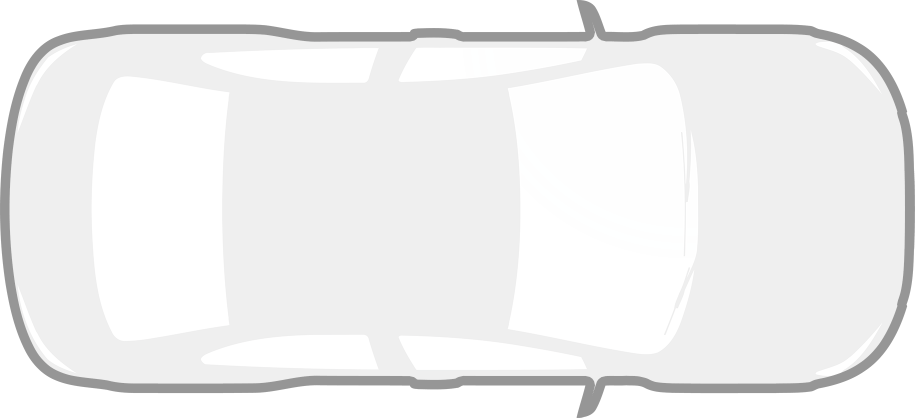
#> input picture IRM_data/image/gray.png, 1829 x 835 px (shown at 1/2 size)
$ python Fig3.py
#> lines starting #> are read from the running program, lines starting #| are printed output that depends on the picture
# -*- coding: utf-8 -*-
'''
-------------------------------------------------------------------------------------------------
This code accompanies the paper titled "Human injury-based safety decision of automated vehicles"
Author: Qingfan Wang, Qing Zhou, Miao Lin, Bingbing Nie
Corresponding author: Bingbing Nie (nbb@tsinghua.edu.cn)
-------------------------------------------------------------------------------------------------
'''


import cv2
import numpy as np
import matplotlib.pyplot as plt
import matplotlib.image as mpimg
from matplotlib.offsetbox import OffsetImage, AnnotationBbox
import seaborn as sns
import pandas as pd


def resize_rotate(image, angle, l_, w_):
    ''' resize and rotate the figure. '''

    image = cv2.resize(image, (image.shape[1], int(image.shape[0] / (3370 / 8651) * (w_ / l_))))

    # grab the dimensions of the image and then determine the center.
    (h, w) = image.shape[:2]
    (cX, cY) = (w // 2, h // 2)

    # grab the rotation matrix and the sine and cosine.
    M = cv2.getRotationMatrix2D((cX, cY), angle, 1.0)
    cos = np.abs(M[0, 0])
    sin = np.abs(M[0, 1])

    # compute the new bounding dimensions of the image.
    nW = int((h * sin) + (w * cos))
    nH = int((h * cos) + (w * sin))

    # adjust the rotation matrix to take into account translation.
    M[0, 2] += (nW / 2) - cX
    M[1, 2] += (nH / 2) - cY

    # perform the actual rotation and return the image.
    return cv2.warpAffine(image, M, (nW, nH), borderValue=(255, 255, 255))


def main():
    ''' Plot Fig3a. '''

    # Basic setup.
    fig, ax = plt.subplots(figsize=(4.5, 3.5))
    plt.axis('equal')
    plt.xlim((-8, 8))
    plt.ylim((-7 / 9 * 8 - 0.2, 7 / 9 * 8 - 0.2))
    plt.xticks([], [], family='Arial', fontsize=16)
    plt.yticks([], [], family='Arial', fontsize=16)
    plt.subplots_adjust(left=0.04, bottom=0.04, top=0.96, right=0.96)

    # four types of collision condition.
    front = [1, 3, 4, 5, 7, 15, 16, 23, 26, 31, 37, 40, 42, 44, 45, 46, 47, 49]
    left = [0, 13, 14, 30, 33, 34, 35, 36, 38]
    right = [2, 8, 9, 11, 12, 17, 18, 21, 22, 24, 27, 28, 29, 39, 41, 43]
    rear = [6, 10, 19, 20, 25, 32, 48]

    # Load data.
    img_ini_0 = mpimg.imread('../image/gray.png')
#> img_ini_0 is the input picture: shape (835, 1829, 4) float32; mean R, G, B, A 0.688, 0.688, 0.688, 0.179
    img_ini_1 = mpimg.imread('../image/blue.png')
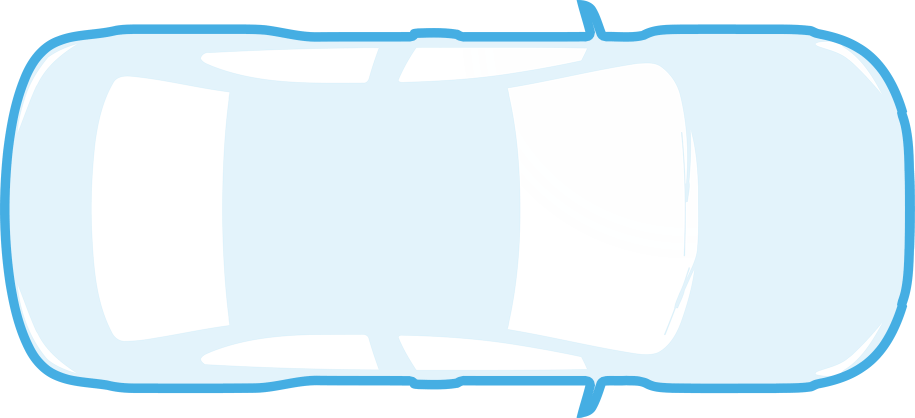
#> input picture IRM_data/image/blue.png, 1829 x 835 px (shown at 1/2 size)
#> img_ini_1 is the input picture: shape (835, 1829, 4) float32; mean R, G, B, A 0.461, 0.764, 0.914, 0.179
    img_ini_2 = mpimg.imread('../image/green.png')
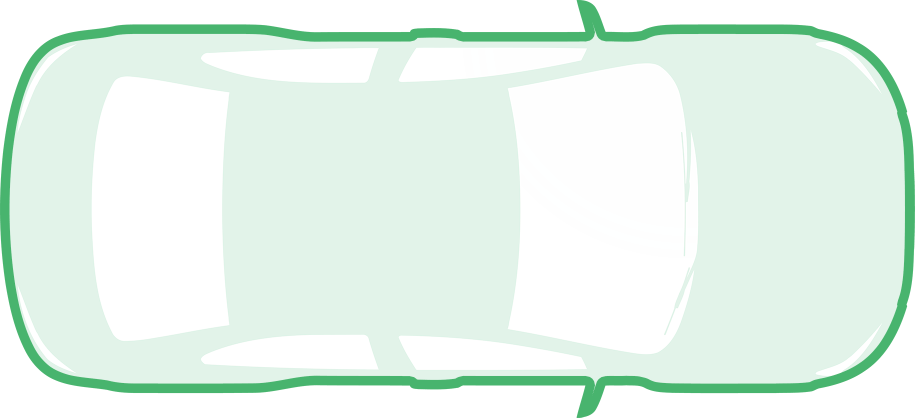
#> input picture IRM_data/image/green.png, 1829 x 835 px (shown at 1/2 size)
#> img_ini_2 is the input picture: shape (835, 1829, 4) float32; mean R, G, B, A 0.457, 0.78, 0.583, 0.179
    img_ini_3 = mpimg.imread('../image/orange.png')
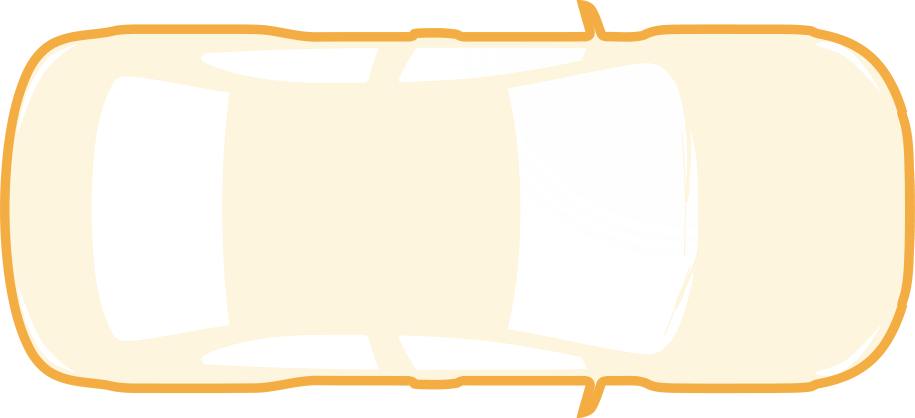
#> input picture IRM_data/image/orange.png, 1829 x 835 px (shown at 1/2 size)
#> img_ini_3 is the input picture: shape (835, 1829, 4) float32; mean R, G, B, A 0.974, 0.795, 0.384, 0.179
    img_ini_4 = mpimg.imread('../image/red.png')
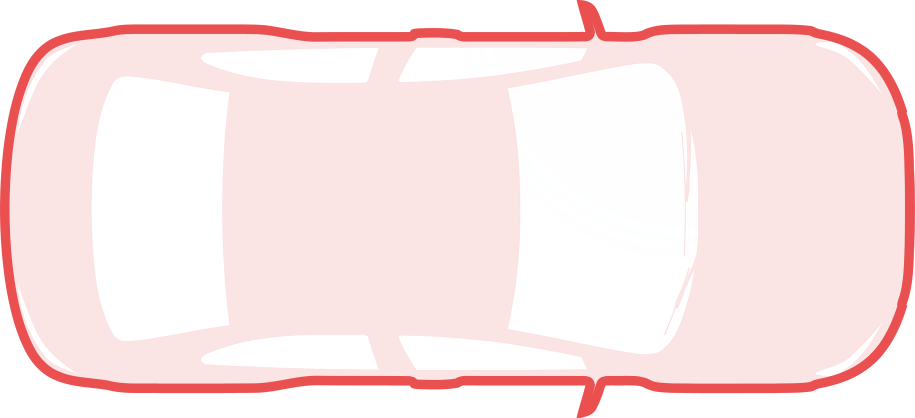
#> input picture IRM_data/image/red.png, 1829 x 835 px (shown at 1/2 size)
#> img_ini_4 is the input picture: shape (835, 1829, 4) float32; mean R, G, B, A 0.932, 0.493, 0.493, 0.179

    img_ini_list = [img_ini_0, img_ini_1, img_ini_2, img_ini_3, img_ini_4]
#> (the run stopped early here; a loop or call above may not have finished)
